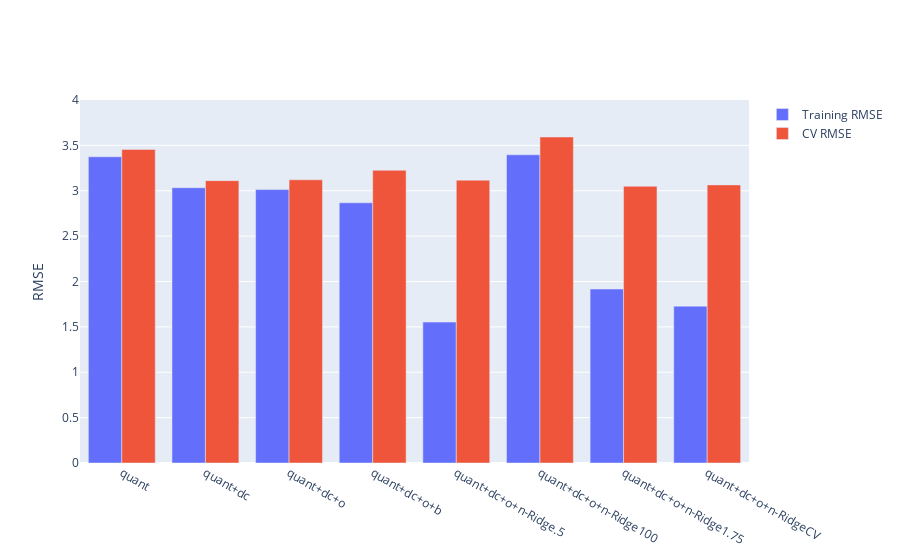

The notebook cell saved with this chart:
### Code cell
fig = compare_models(models)
fig.update_yaxes(range = [0, 4], title = "RMSE")

### Figure 1 — Plotly figure (JSON) as saved in the notebook; plotly's stock layout.template omitted (floating-point values rounded to 4 significant figures)
{"data": [{"name": "Training RMSE", "type": "bar", "x": ["quant", "quant+dc", "quant+dc+o", "quant+dc+o+b", "quant+dc+o+n-Ridge.5", "quant+dc+o+n-Ridge100", "quant+dc+o+n-Ridge1.75", "quant+dc+o+n-RidgeCV"], "y": [3.375, 3.033, 3.013, 2.867, 1.553, 3.396, 1.917, 1.728]}, {"name": "CV RMSE", "type": "bar", "x": ["quant", "quant+dc", "quant+dc+o", "quant+dc+o+b", "quant+dc+o+n-Ridge.5", "quant+dc+o+n-Ridge100", "quant+dc+o+n-Ridge1.75", "quant+dc+o+n-RidgeCV"], "y": [3.456, 3.111, 3.121, 3.225, 3.117, 3.593, 3.05, 3.065]}], "layout": {"yaxis": {"range": [0, 4], "title": {"text": "RMSE"}}}}
